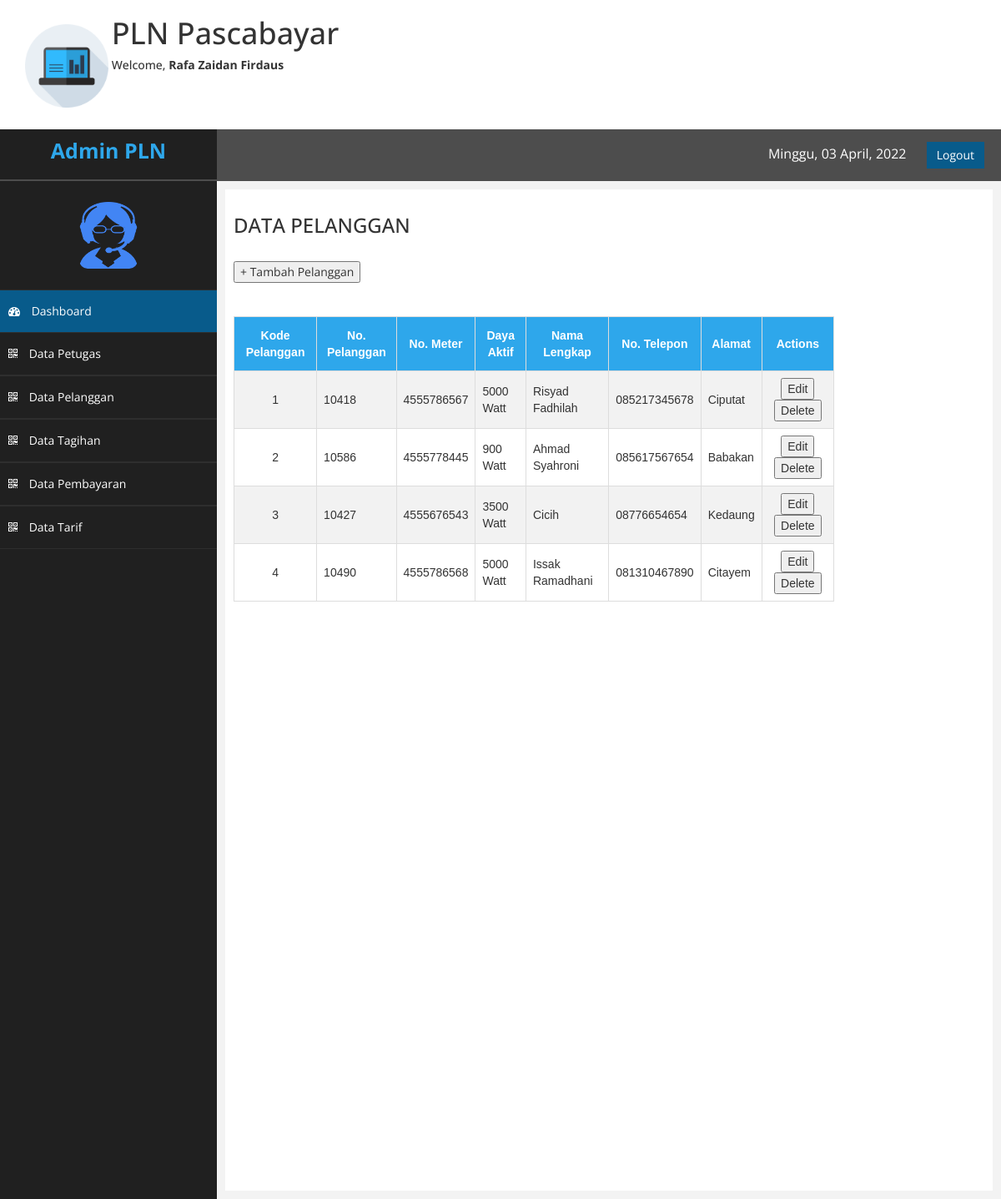
Screenshot of /superadmin.php?page=pelanggan (signed in) with the database file from the repository.
### tables this page shows
CREATE TABLE `tbpelanggan` (
  `KodePelanggan` int(11) NOT NULL AUTO_INCREMENT,
  `NoPelanggan` varchar(10) NOT NULL,
  `NoMeter` varchar(18) NOT NULL,
  `KodeTarif` int(11) NOT NULL,
  `NamaLengkap` varchar(80) NOT NULL,
  `Telp` varchar(20) NOT NULL,
  `Alamat` varchar(100) NOT NULL,
  PRIMARY KEY (`KodePelanggan`),
  UNIQUE KEY `NoPelanggan` (`NoPelanggan`),
  KEY `KodeTarif` (`KodeTarif`),
  CONSTRAINT `tbpelanggan_ibfk_1` FOREIGN KEY (`KodeTarif`) REFERENCES `tbtarif` (`KodeTarif`)
);

CREATE TABLE `tbtarif` (
  `KodeTarif` int(11) NOT NULL AUTO_INCREMENT,
  `Daya` int(11) NOT NULL,
  `TarifPerKwh` int(11) NOT NULL,
  `BiayaAdmin` int(11) NOT NULL,
  PRIMARY KEY (`KodeTarif`)
);

### lib/controller.php (called while the page is built, shortened)
<?php
$db_host = "db";
$db_user = "root";
$db_pass = "password";
$db_name = "listrik";
try {
    $db = new PDO("mysql:host=$db_host;dbname=$db_name", $db_user, $db_pass);
} catch(PDOException $e) {
    die("Terjadi masalah: " . $e->getMessage());
}
class pelanggan {
    public function pelanggan(){
        global $db;
        $ambil=$db->prepare("SELECT * FROM tbpelanggan p JOIN tbtarif t ON p.KodeTarif = t.KodeTarif");
        $ambil->execute();
        while($row=$ambil->fetch()){
            $data[] = $row;
        }
        return $data;
    }
}
?>

### pelanggan/list-pelanggan.php (the view, shortened to what this page needs)
<?php
require_once("lib/controller.php");
$cmd = new pelanggan();
?>
            <h3>DATA PELANGGAN</h3>
            <br>
            <form action='superadmin.php?page=tambahpelanggan' method='post'>
                <input  type='submit' name='submit' value='+ Tambah Pelanggan'>
            </form>
            <?php
                $rows = $cmd->pelanggan();
                echo "<br> </br>";
                echo "<table id='users' border= 1'>
                <tr>
                <th>Kode Pelanggan</th>
                <th>No. Pelanggan</th>
                <th>No. Meter</th>
                <th>Daya Aktif</th>
                <th>Nama Lengkap</th>
                <th>No. Telepon</th>
                <th>Alamat</th>
                <th>Actions</th>
                </tr>";
                foreach($rows as $row )
                {
                echo "<tr>";
                echo "<td><center>" . $row['KodePelanggan'] . "</td>";
                echo "<td>" . $row['NoPelanggan'] . "</td>";
                echo "<td>" . $row['NoMeter'] . "</td>";
                echo "<td>" . $row['Daya'] ." Watt". "</td>";
                echo "<td>" . $row['NamaLengkap'] . "</td>";
                echo "<td>" . $row['Telp'] . "</td>";
                echo "<td>" . $row['Alamat'] . "</td>";
                echo "<td><center><form method='post' action='/superadmin.php?page=editpelanggan' style='display:inline-block'>
                    <input type='submit' name='edit' value='Edit' />
                    <input type='hidden' name='KodePelanggan' value=".$row['KodePelanggan']." />
                    </form>
                    <form method='post' action='' style='display:inline-block'>
                    <input type='submit' name='delete' value='Delete' />
                    <input type='hidden' name='KodePelanggan' value=".$row['KodePelanggan']." />
                    </form ></td>"
                    ;
                echo "</tr>";
                }
                echo "</table>";
            ?>

### superadmin.php (shortened to what this page needs)
<?php
  function tglIndonesia($str){
    $tr   = trim($str);
    $str    = str_replace(array('Sun', 'Mon', 'Tue', 'Wed', 'Thu', 'Fri', 'Sat', 'January', 'February', 'March', 'April', 'May', 'June', 'July', 'August', 'September', 'October', 'November', 'December'), array('Minggu', 'Senin', 'Selasa', 'Rabu', 'Kamis', 'Jum\'at', 'Sabtu', 'Januari', 'Februari', 'Maret', 'April', 'Mei', 'Juni', 'Juli', 'Agustus', 'September', 'Oktober', 'November', 'Desember'), $tr);
    return $str;
  }
?>
<!DOCTYPE html>
<html lang="en">
<head>
<body class="bg-light">
<div class="container mt-1">
<div class="header">
<div style="display:inline-block;vertical-align:top;">
    <img src="assets/img/connect.png" alt="logo" style="width:100px;height:100px;" />
<div style="display:inline-block;">
    <div><h1> PLN Pascabayar </h1></div>
    <h5>Welcome,<b> <?php echo $_SESSION["users"]["name"] ?></b></h5>
    <p> </p>
    <p> </p>
</div>
</div>
</div>
</div>
</head>
    <link href="assets/main/css/bootstrap.css" rel="stylesheet" />
    <link href="assets/main/css/font-awesome.css" rel="stylesheet" />
    <link href="assets/main/css/custom.css" rel="stylesheet" />
    <link href="assets/main/js/dataTables/dataTables.bootstrap.css" rel="stylesheet" />
</head>
<body>
  <div id="wrapper">
    <nav class="navbar navbar-default navbar-cls-top " role="navigation" style="margin-bottom: 0">
      <div class="navbar-header">
        <a class="navbar-brand" href="superadmin.php">Admin PLN</a>
      </div>
      <div style="color: white;padding: 15px 20px 15px 20px;float: right;font-size: 16px;">
        <span style="margin-right:20px"><?php echo tglIndonesia(date('D, d F, Y')); ?></span>
        <a href="superadmin.php?page=logout" class="btn btn-danger square-btn-adjust">Logout</a>
      </div>
    </nav>
    <nav class="navbar-default navbar-side" role="navigation">
      <div class="sidebar-collapse">
        <ul class="nav" id="main-menu">
          <li class="text-center">
            <img src="assets/img/admin.png" class="user-image img-circle img-responsive" style="width:70px;height:80px;"/>
          </li>
          <li>
            <a  class="active-menu" href="superadmin.php"><i class="fa fa-dashboard"></i> Dashboard</a>
          </li>
          <li>
            <a  href="superadmin.php?page=petugas"><i class="fa fa-qrcode"></i> Data Petugas</a>
          </li>
          <li>
          <li>
            <a  href="superadmin.php?page=pelanggan"><i class="fa fa-qrcode"></i> Data Pelanggan</a>
          </li>
          <li>
          <li>
            <a  href="superadmin.php?page=tagihan"><i class="fa fa-qrcode"></i> Data Tagihan</a>
          </li>
          <li>
          <li>
            <a  href="superadmin.php?page=pembayaran"><i class="fa fa-qrcode"></i> Data Pembayaran</a>
          </li>
          <li>
          <li>
            <a  href="superadmin.php?page=tarif"><i class="fa fa-qrcode"></i> Data Tarif</a>
          </li>
      </div>
    </nav>
    <div id="page-wrapper">
      <div id="page-inner">
        <?php
          if (isset($_GET['page'])) {
            if ($_GET['page']=="pelanggan") {
              include 'pelanggan/list-pelanggan.php';
            }
          }
          else{
            include 'dashboard.php';
          }
        ?>
      </div>
    </div>
  </div>
</body>
</html>

### assets/main/css/custom.css (style rules this page uses)
body { font-family: 'Open Sans', sans-serif; }
#wrapper { width: 100%; background:#202020; }
#page-wrapper { padding: 10px 10px; min-height: 600px; background:#F3F3F3; }
#page-inner { width:100%; margin:5px 15px 5px 0px; background-color:#fff!important; padding:10px; min-height:1200px; }
.text-center { text-align:center; }
.square-btn-adjust { border: 0px solid transparent; -webkit-border-radius: 0px; -moz-border-radius: 0px; border-radius: 0px; }
p { font-size:16px; line-height:25px; padding-top:20px; }
.user-image { margin: 25px auto; -webkit-border-radius: 10px; -moz-border-radius: 10px; border-radius: 10px; max-height:170px; max-width:170px; }
.navbar-cls-top .navbar-brand { color: #2EA7EB; background: #202020; width: 260px; text-align: center; height: 60px; font-size: 25px; font-weight: 700; }
.active-menu { background-color:#085b8b!important; }
.sidebar-collapse , .sidebar-collapse .nav { background:none; }
.sidebar-collapse .nav { padding:0; }
.sidebar-collapse .nav > li > a { color:#fff; background:#202020; text-shadow:none; }
.sidebar-collapse > .nav > li > a { padding:15px 10px; }
.sidebar-collapse > .nav > li { border-bottom: 1px solid rgba(107, 108, 109, 0.19); }
.navbar-side { border:none; background-color: #202020; }
.navbar-cls-top { background:#4D4D4D; border-bottom:none; }
.navbar-default { border:0px solid black; }
.navbar-header { background: #2EA7EB; }
.nav > li > a > i { margin-right:10px; }
@media (min-width:768px) { #page-wrapper { margin: 0 0 0 260px; padding: 5px 10px; min-height: 1200px; } }
@media (min-width:768px) { .navbar-side { z-index: 1; position: absolute; width: 260px; } }
@media (min-width:768px) { .navbar { border-radius: 0px; } }

### rows the page displays
tbpelanggan: KodePelanggan "1", NoPelanggan "10418", NoMeter "4555786567", KodeTarif.Daya "5000", NamaLengkap "Risyad Fadhilah", Telp "085217345678", Alamat "Ciputat"
tbpelanggan: KodePelanggan "2", NoPelanggan "10586", NoMeter "4555778445", KodeTarif.Daya "900", NamaLengkap "Ahmad Syahroni", Telp "085617567654", Alamat "Babakan"
tbpelanggan: KodePelanggan "3", NoPelanggan "10427", NoMeter "4555676543", KodeTarif.Daya "3500", NamaLengkap "Cicih", Telp "08776654654", Alamat "Kedaung"
tbpelanggan: KodePelanggan "4", NoPelanggan "10490", NoMeter "4555786568", KodeTarif.Daya "5000", NamaLengkap "Issak Ramadhani", Telp "081310467890", Alamat "Citayem"

### other values shown
$_SESSION["users"]["name"] "Rafa Zaidan Firdaus"
